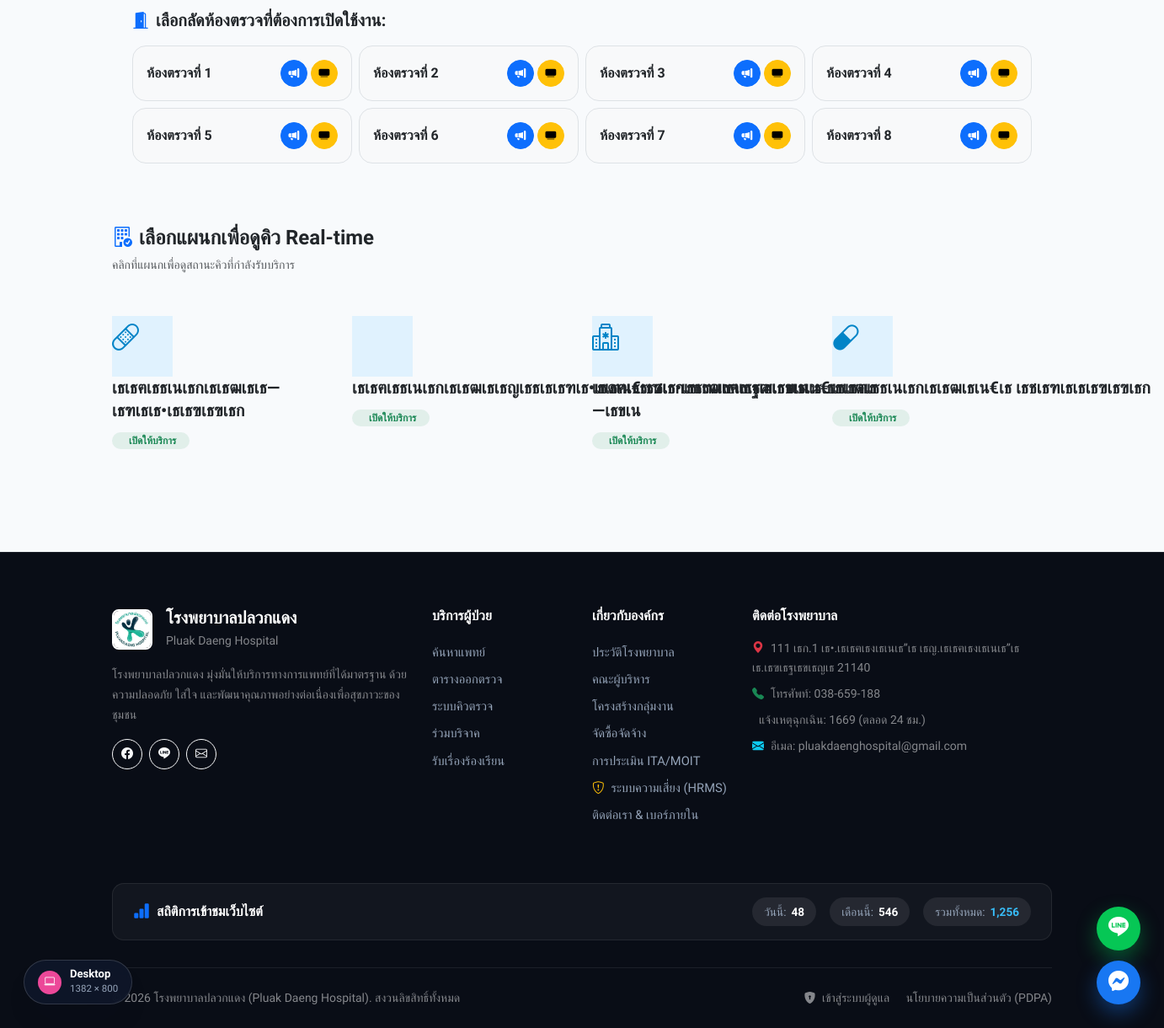
The app's page /queue (lower part), older data.
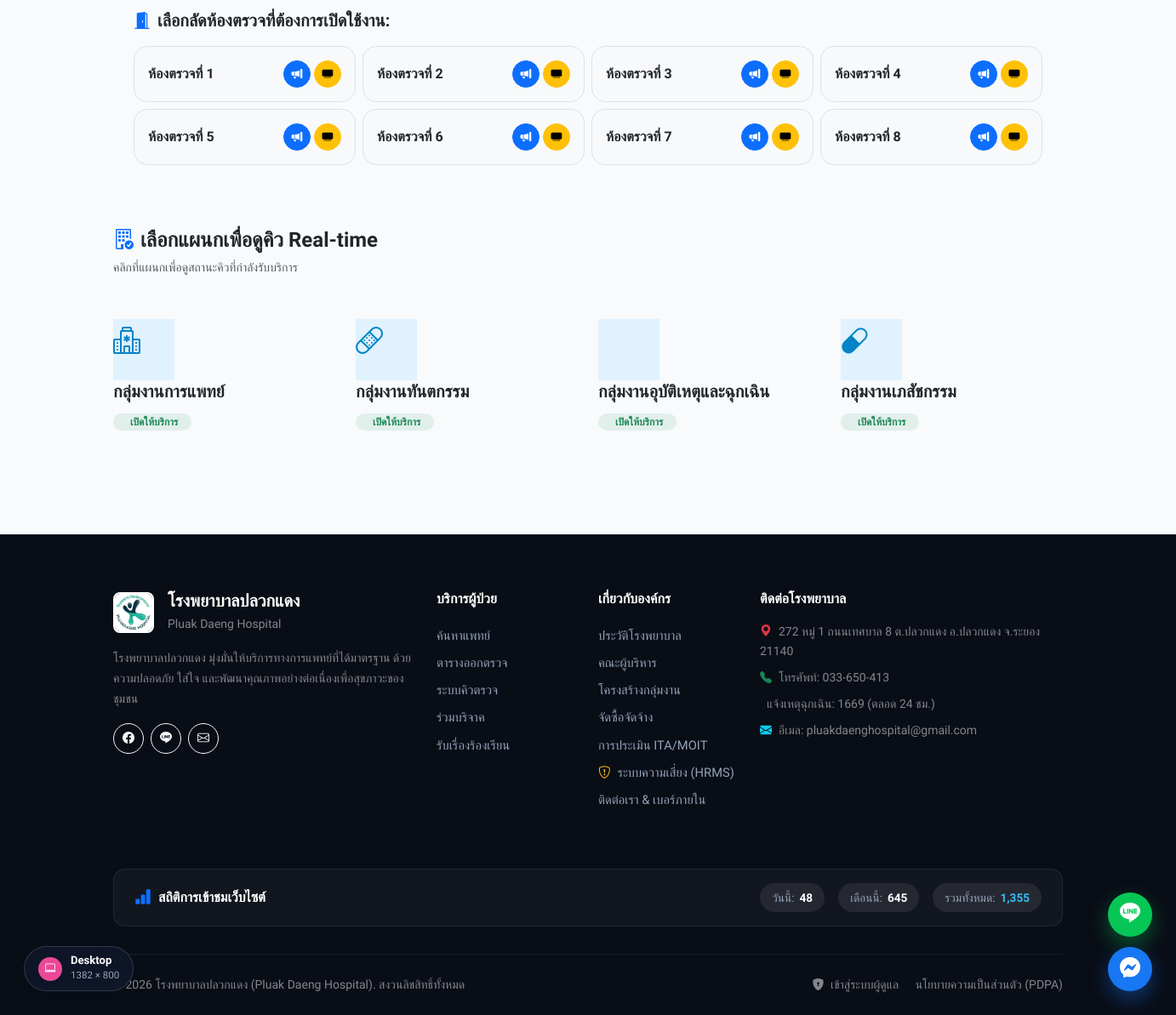
The same page, newer data.
### tables this page shows
CREATE TABLE `departments` (
  `id` int(11) NOT NULL AUTO_INCREMENT,
  `name` varchar(100) NOT NULL,
  `description` text DEFAULT NULL,
  `cover_image` varchar(255) DEFAULT NULL,
  `icon` varchar(50) DEFAULT NULL,
  `contact_info` text DEFAULT NULL,
  `status` enum('active','inactive') DEFAULT 'active',
  `created_at` timestamp NULL DEFAULT current_timestamp(),
  `updated_at` timestamp NULL DEFAULT current_timestamp() ON UPDATE current_timestamp(),
  `deleted_at` timestamp NULL DEFAULT NULL,
  PRIMARY KEY (`id`)
);

### app/Views/queue/index.php (the view, shortened to what the changed rows need)
<div class="container mb-5 pb-5">
    <div class="card-modern p-4 mb-5">
        <h5 class="fw-bold text-dark mb-3">
            <i class="bi bi-door-open-fill text-primary me-2"></i>เลือกลัดห้องตรวจที่ต้องการเปิดใช้งาน:
        </h5>
        <div class="row g-2">
            <?php for($i = 1; $i <= 8; $i++): ?>
                <div class="col-6 col-md-3">
                    <div class="p-3 bg-light rounded-4 border d-flex justify-content-between align-items-center">
                        <span class="fw-bold text-dark">ห้องตรวจที่ <?= $i ?></span>
                        <div class="d-flex gap-1">
                            <a href="<?= URLROOT ?>/queue/room/<?= $i ?>" class="btn btn-sm btn-primary rounded-circle" style="width: 32px; height: 32px; padding: 0; display: inline-flex; align-items: center; justify-content: center;" title="เปิดหน้าจอเรียกคิว">
                                <i class="bi bi-megaphone-fill" style="font-size: 0.8rem;"></i>
                            </a>
                            <a href="<?= URLROOT ?>/queue/door/<?= $i ?>" target="_blank" class="btn btn-sm btn-warning rounded-circle" style="width: 32px; height: 32px; padding: 0; display: inline-flex; align-items: center; justify-content: center;" title="เปิดจอหน้าห้องตรวจ">
                                <i class="bi bi-tv-fill" style="font-size: 0.8rem;"></i>
                            </a>
                        </div>
                    </div>
                </div>
            <?php endfor; ?>
        </div>
    </div>
    <div class="d-flex align-items-center justify-content-between mb-4">
        <div>
            <h4 class="fw-bold text-dark mb-1"><i class="bi bi-building-check text-primary me-2"></i>เลือกแผนกเพื่อดูคิว Real-time</h4>
            <p class="text-muted small mb-0">คลิกที่แผนกเพื่อดูสถานะคิวที่กำลังรับบริการ</p>
        </div>
    </div>
    <div class="row justify-content-center g-4">
        <?php if(empty($departments)): ?>
            <div class="col-12 text-center py-5">
                <div class="p-4 bg-white rounded-4 shadow-sm d-inline-block">
                    <i class="bi bi-diagram-3 display-4 text-muted mb-3 d-block"></i>
                    <h5 class="text-muted mb-0">ยังไม่มีแผนกที่เปิดระบบคิว</h5>
                </div>
            </div>
        <?php else: ?>
            <?php foreach($departments as $dept): ?>
                <div class="col-md-6 col-lg-3">
                    <a href="<?= URLROOT ?>/queue/display/<?= $dept->id ?>" class="text-decoration-none">
                        <div class="quick-hub-card h-100 py-4">
                            <div class="quick-hub-icon-wrap" style="background: #e0f2fe; color: #0284c7; width: 72px; height: 72px;">
                                <i class="bi <?= $dept->icon ?? 'bi-hospital' ?> fs-2"></i>
                            </div>
                            <h5 class="fw-bold text-dark mb-2"><?= htmlspecialchars($dept->name) ?></h5>
                            <span class="badge bg-success bg-opacity-10 text-success rounded-pill px-3 py-1 small">
                                <span class="pulse-dot me-1"></span> เปิดให้บริการ
                            </span>
                        </div>
                    </a>
                </div>
            <?php endforeach; ?>
        <?php endif; ?>
    </div>
</div>

### app/Views/layouts/main.php (shortened to what the changed rows need)
<?php
    $visitStats = \App\Helpers\TrackerHelper::getStats();
    $dbLayout = new \App\Core\Database();
    $dbLayout->query("SELECT setting_key, setting_value FROM settings");
    $rawSettings = $dbLayout->resultSet();
    $siteSettings = [];
    foreach ($rawSettings as $rs) {
        $siteSettings[$rs->setting_key] = $rs->setting_value;
    }
    $fbUrl = $siteSettings['facebook_page_url'] ?? 'https://www.facebook.com/pluakdaenghospital';
    $fbMessenger = $siteSettings['facebook_messenger_url'] ?? 'https://m.me/pluakdaenghospital';
    $lineUrl = $siteSettings['line_add_friend_url'] ?? 'https://page.line.me/pluakdaenghos';
?>
<!DOCTYPE html>
<html lang="th">
<head>
    <link href="https://cdn.jsdelivr.net/npm/bootstrap@5.3.2/dist/css/bootstrap.min.css" rel="stylesheet">
    <link rel="stylesheet" href="https://cdn.jsdelivr.net/npm/bootstrap-icons@1.11.3/font/bootstrap-icons.min.css">
    <link rel="stylesheet" href="<?= URLROOT ?>/assets/css/style.css?v=<?= time() ?>">
</head>
<body>
    <main class="main-content-wrapper">
        <?php require_once APPROOT . '/app/Views/' . $view . '.php'; ?>
    </main>
    <div class="floating-social-widget">
        <a href="<?= htmlspecialchars($lineUrl) ?>" target="_blank" class="social-btn-line" title="คุยกับเราผ่าน LINE OA">
            <i class="bi bi-line fs-4"></i>
        </a>
        <a href="<?= htmlspecialchars($fbMessenger) ?>" target="_blank" class="social-btn-facebook" title="ส่งข้อความ Facebook Messenger">
            <i class="bi bi-messenger fs-4"></i>
        </a>
    </div>
    <div class="floating-device-indicator" id="floatingDevicePill" title="โหมดการแสดงผลปัจจุบัน">
        <span class="device-icon-bubble" id="floatingDeviceIcon"><i class="bi bi-laptop"></i></span>
        <div>
            <span class="device-text-title" id="floatingDeviceName">Desktop</span>
            <span class="device-text-sub" id="floatingScreenRes">1920 × 1080</span>
        </div>
    </div>
    <footer class="footer-section">
        <div class="container">
            <div class="row g-4 mb-5">
                <div class="col-lg-4 col-md-6">
                    <div class="d-flex align-items-center gap-3 mb-3">
                        <img src="<?= URLROOT ?>/assets/images/pdh.jpg" alt="Logo" class="rounded-3 border border-2 border-white" width="48" height="48" style="object-fit: cover;">
                        <div>
                            <h5 class="mb-0 fw-bold text-white">โรงพยาบาลปลวกแดง</h5>
                            <small class="text-white-50">Pluak Daeng Hospital</small>
                        </div>
                    </div>
                    <p class="text-white-50 small mb-3">
                        โรงพยาบาลปลวกแดง มุ่งมั่นให้บริการทางการแพทย์ที่ได้มาตรฐาน ด้วยความปลอดภัย ใส่ใจ และพัฒนาคุณภาพอย่างต่อเนื่องเพื่อสุขภาวะของชุมชน
                    </p>
                    <div class="d-flex gap-2">
                        <a href="<?= htmlspecialchars($fbUrl) ?>" target="_blank" class="btn btn-outline-light btn-sm rounded-circle" style="width: 36px; height: 36px; display: inline-flex; align-items: center; justify-content: center;" title="Facebook"><i class="bi bi-facebook"></i></a>
                        <a href="<?= htmlspecialchars($lineUrl) ?>" target="_blank" class="btn btn-outline-light btn-sm rounded-circle" style="width: 36px; height: 36px; display: inline-flex; align-items: center; justify-content: center;" title="LINE OA"><i class="bi bi-line"></i></a>
                        <a href="mailto:pluakdaenghospital@gmail.com" class="btn btn-outline-light btn-sm rounded-circle" style="width: 36px; height: 36px; display: inline-flex; align-items: center; justify-content: center;" title="Email"><i class="bi bi-envelope"></i></a>
                    </div>
                </div>
                <div class="col-lg-2 col-md-6">
                    <h6 class="fw-bold text-white mb-3">บริการผู้ป่วย</h6>
                    <ul class="list-unstyled">
                        <li><a href="<?= URLROOT ?>/doctors" class="footer-link">ค้นหาแพทย์</a></li>
                        <li><a href="<?= URLROOT ?>/clinics" class="footer-link">ตารางออกตรวจ</a></li>
                        <li><a href="<?= URLROOT ?>/queue" class="footer-link">ระบบคิวตรวจ</a></li>
                        <li><a href="<?= URLROOT ?>/donations" class="footer-link">ร่วมบริจาค</a></li>
                        <li><a href="<?= URLROOT ?>/complaint" class="footer-link">รับเรื่องร้องเรียน</a></li>
                    </ul>
                </div>
                <div class="col-lg-2 col-md-6">
                    <h6 class="fw-bold text-white mb-3">เกี่ยวกับองค์กร</h6>
                    <ul class="list-unstyled">
                        <li><a href="<?= URLROOT ?>/page/about" class="footer-link">ประวัติโรงพยาบาล</a></li>
                        <li><a href="<?= URLROOT ?>/page/executives" class="footer-link">คณะผู้บริหาร</a></li>
                        <li><a href="<?= URLROOT ?>/department" class="footer-link">โครงสร้างกลุ่มงาน</a></li>
                        <li><a href="<?= URLROOT ?>/procurement" class="footer-link">จัดซื้อจัดจ้าง</a></li>
                        <li><a href="<?= URLROOT ?>/ita" class="footer-link">การประเมิน ITA/MOIT</a></li>
                        <li><a href="<?= URLROOT ?>/risk" class="footer-link"><i class="bi bi-shield-exclamation text-warning me-1"></i> ระบบความเสี่ยง (HRMS)</a></li>
                        <li><a href="<?= URLROOT ?>/contact" class="footer-link">ติดต่อเรา & เบอร์ภายใน</a></li>
                    </ul>
                </div>
                <div class="col-lg-4 col-md-6">
                    <h6 class="fw-bold text-white mb-3">ติดต่อโรงพยาบาล</h6>
                    <ul class="list-unstyled text-white-50 small">
                        <li class="mb-2"><i class="bi bi-geo-alt-fill text-danger me-2"></i><?= htmlspecialchars($siteSettings['address'] ?? '111 ม.1 ต.ปลวกแดง อ.ปลวกแดง จ.ระยอง 21140') ?></li>
                        <li class="mb-2"><i class="bi bi-telephone-fill text-success me-2"></i>โทรศัพท์: <?= htmlspecialchars($siteSettings['telephone'] ?? '038-659-188') ?></li>
                        <li class="mb-2"><i class="bi bi-ambulance text-warning me-2"></i>แจ้งเหตุฉุกเฉิน: 1669 (ตลอด 24 ชม.)</li>
                        <li class="mb-2"><i class="bi bi-envelope-fill text-info me-2"></i>อีเมล: <?= htmlspecialchars($siteSettings['email'] ?? 'pluakdaenghospital@gmail.com') ?></li>
                    </ul>
                </div>
            </div>
            <div class="visitor-counter-bar">
                <div class="row align-items-center text-center text-md-start">
                    <div class="col-md-4 mb-2 mb-md-0">
                        <div class="d-flex align-items-center justify-content-center justify-content-md-start gap-2">
                            <i class="bi bi-bar-chart-fill text-primary fs-5"></i>
                            <span class="fw-bold text-white">สถิติการเข้าชมเว็บไซต์</span>
                        </div>
                    </div>
                    <div class="col-md-8">
                        <div class="d-flex flex-wrap justify-content-center justify-content-md-end gap-2 gap-md-3">
                            <div class="stat-badge-chip">
                                <span class="label">วันนี้:</span>
                                <span class="val"><?= number_format($visitStats['today']) ?></span>
                            </div>
                            <div class="stat-badge-chip">
                                <span class="label">เดือนนี้:</span>
                                <span class="val"><?= number_format($visitStats['month'] ?? $visitStats['this_month'] ?? 0) ?></span>
                            </div>
                            <div class="stat-badge-chip">
                                <span class="label">รวมทั้งหมด:</span>
                                <span class="val highlight"><?= number_format($visitStats['total']) ?></span>
                            </div>
                        </div>
                    </div>
                </div>
            </div>
            <div class="footer-bottom d-flex flex-column flex-md-row justify-content-between align-items-center gap-3">
                <div class="small text-white-50">
                    &copy; <?= date('Y') ?> โรงพยาบาลปลวกแดง (Pluak Daeng Hospital). สงวนลิขสิทธิ์ทั้งหมด
                </div>
                <div class="small">
                    <a href="<?= URLROOT ?>/auth/login" class="text-white-50 text-decoration-none me-3"><i class="bi bi-shield-lock-fill me-1"></i> เข้าสู่ระบบผู้ดูแล</a>
                    <a href="<?= URLROOT ?>/privacy" class="text-white-50 text-decoration-none">นโยบายความเป็นส่วนตัว (PDPA)</a>
                </div>
            </div>
        </div>
    </footer>
</body>
</html>

Row changes from the older to the newer data that the page shows:
changed departments: name "เธเธฅเธธเนเธกเธเธฒเธเธเธฒเธฃเนเธเธ—เธขเน" → "กลุ่มงานการแพทย์"; moves up the list
changed departments: name "เธเธฅเธธเนเธกเธเธฒเธเธ—เธฑเธเธ•เธเธฃเธฃเธก" → "กลุ่มงานทันตกรรม"
changed departments: name "เธเธฅเธธเนเธกเธเธฒเธเธญเธธเธเธฑเธ•เธดเน€เธซเธ•เธธเนเธฅเธฐเธเธธเธเน€เธเธดเธ" → "กลุ่มงานอุบัติเหตุและฉุกเฉิน"
changed departments: name "เธเธฅเธธเนเธกเธเธฒเธเน€เธ เธชเธฑเธเธเธฃเธฃเธก" → "กลุ่มงานเภสัชกรรม"
Text that changed along with them:
$siteSettings['address']: "111 เธก.1 เธ•.เธเธฅเธงเธเนเธ”เธ เธญ.เธเธฅเธงเธเนเธ”เธ เธ.เธฃเธฐเธขเธญเธ 21140" → "272 หมู่ 1 ถนนเทศบาล 8 ต.ปลวกแดง อ.ปลวกแดง จ.ระยอง 21140"
$siteSettings['telephone']: "038-659-188" → "033-650-413"
$visitStats['month']: "546" → "645"
$visitStats['total']: "1,256" → "1,355"
